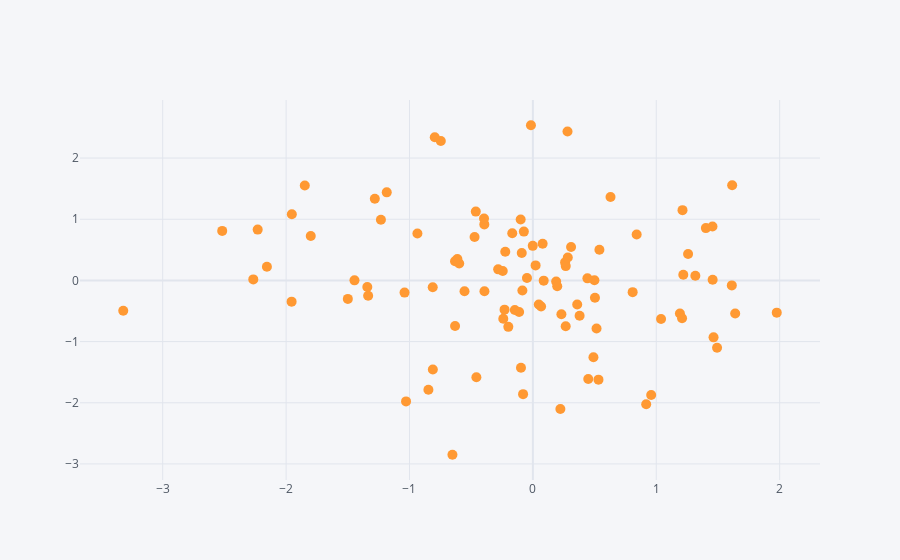

This figure's notebook cell:
### Markdown cell above
# Scatter iplot

### Code cell
df.iplot(kind='scatter',x='A',y='B',mode='markers',size=10)
